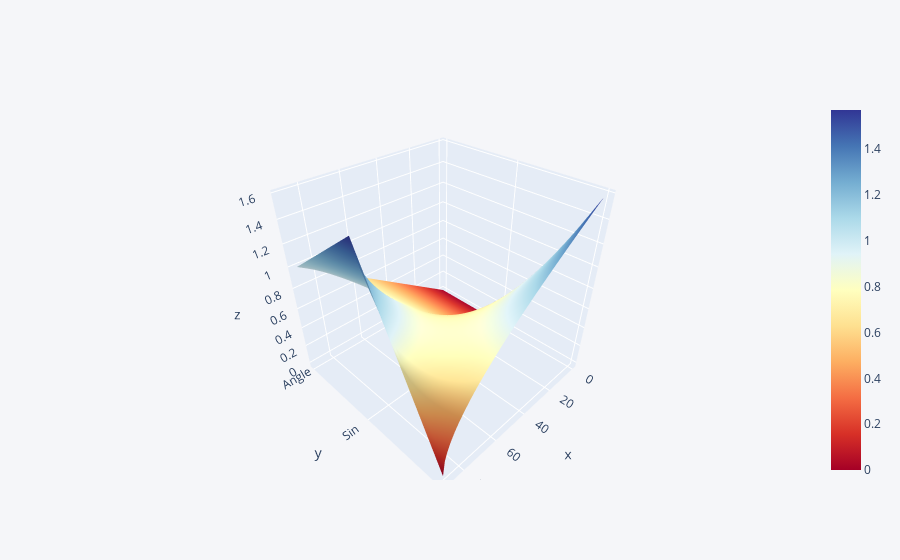

Notebook source saved alongside this figure:
### Code cell
df4.iplot(kind = 'surface', colorscale = 'rdylbu')

### Figure 1 — Plotly figure (JSON) as saved in the notebook; plotly's stock layout.template omitted (floating-point values rounded to 4 significant figures; data arrays with more than 128 entries replaced by an {"elided": "..."} marker saying what was removed)
{"data": [{"colorscale": [[0, "rgb(165,0,38)"], [0.1, "rgb(215,48,39)"], [0.2, "rgb(244,109,67)"], [0.3, "rgb(253,174,97)"], [0.4, "rgb(254,224,144)"], [0.5, "rgb(255,255,191)"], [0.6, "rgb(224,243,248)"], [0.7, "rgb(171,217,233)"], [0.8, "rgb(116,173,209)"], [0.9, "rgb(69,117,180)"], [1, "rgb(49,54,149)"]], "type": "surface", "x": [0, 1, 2, 3, 4, 5, 6, 7, 8, 9, 10, 11, 12, 13, 14, 15, 16, 17, 18, 19, 20, 21, 22, 23, 24, 25, 26, 27, 28, 29, 30, 31, 32, 33, 34, 35, 36, 37, 38, 39, 40, 41, 42, 43, 44, 45, 46, 47, 48, 49, 50, 51, 52, 53, 54, 55, 56, 57, 58, 59, 60, 61, 62, 63, 64, 65, 66, 67, 68, 69, 70, 71, 72, 73, 74, 75, 76, 77, 78, 79, 80, 81, 82, 83, 84, 85, 86, 87, 88, 89], "y": ["Angle", "Sin", "Cos"], "z": {"elided": "3x90 float values"}}], "layout": {"legend": {"bgcolor": "#F5F6F9", "font": {"color": "#4D5663"}}, "paper_bgcolor": "#F5F6F9", "plot_bgcolor": "#F5F6F9", "title": {"font": {"color": "#4D5663"}}, "xaxis": {"gridcolor": "#E1E5ED", "showgrid": true, "tickfont": {"color": "#4D5663"}, "title": {"font": {"color": "#4D5663"}, "text": ""}, "zerolinecolor": "#E1E5ED"}, "yaxis": {"gridcolor": "#E1E5ED", "showgrid": true, "tickfont": {"color": "#4D5663"}, "title": {"font": {"color": "#4D5663"}, "text": ""}, "zerolinecolor": "#E1E5ED"}}}
